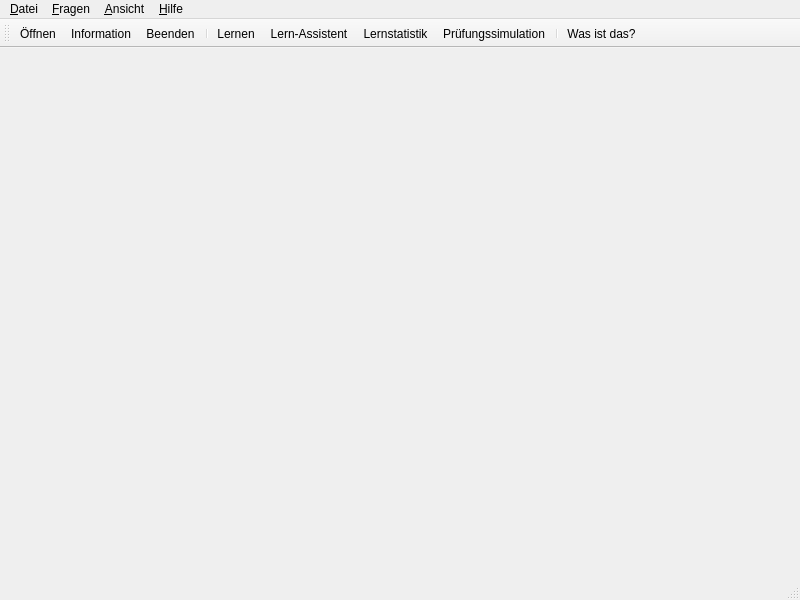
<ui version="4.0" >
 <class>MainWindow</class>
 <widget class="QMainWindow" name="MainWindow" >
  <property name="geometry" >
   <rect>
    <x>0</x>
    <y>0</y>
    <width>800</width>
    <height>600</height>
   </rect>
  </property>
  <property name="windowTitle" >
   <string>AFUTrainer 3.0</string>
  </property>
  <property name="windowIcon" >
   <iconset resource="afutrainer.qrc" >:/icons/32x32/idea.png</iconset>
  </property>
  <widget class="QWidget" name="centralwidget" />
  <widget class="QMenuBar" name="menubar" >
   <property name="geometry" >
    <rect>
     <x>0</x>
     <y>0</y>
     <width>800</width>
     <height>21</height>
    </rect>
   </property>
   <widget class="QMenu" name="menu_Hilfe" >
    <property name="title" >
     <string>&amp;Hilfe</string>
    </property>
    <addaction name="actHelpWhatsThis" />
    <addaction name="separator" />
    <addaction name="actHelpAbout" />
    <addaction name="actHelpAboutQt" />
   </widget>
   <widget class="QMenu" name="menu_Ansicht" >
    <property name="title" >
     <string>&amp;Ansicht</string>
    </property>
    <addaction name="actViewToolbar" />
    <addaction name="actViewStatusbar" />
   </widget>
   <widget class="QMenu" name="menu_Fragen" >
    <property name="title" >
     <string>&amp;Fragen</string>
    </property>
    <addaction name="actQuestionsLearn" />
    <addaction name="actQuestionAssistant" />
    <addaction name="actQuestionsLearnStatistics" />
    <addaction name="separator" />
    <addaction name="actQuestionsTest" />
    <addaction name="actQuestionsTestStatistics" />
   </widget>
   <widget class="QMenu" name="menuFile" >
    <property name="title" >
     <string>&amp;Datei</string>
    </property>
    <addaction name="actFileNew" />
    <addaction name="actFileOpen" />
    <addaction name="actFileInformation" />
    <addaction name="separator" />
    <addaction name="actFileSave" />
    <addaction name="actFileSaveAs" />
    <addaction name="actFileImport" />
    <addaction name="actFileImportUS" />
    <addaction name="actFileExit" />
   </widget>
   <addaction name="menuFile" />
   <addaction name="menu_Fragen" />
   <addaction name="menu_Ansicht" />
   <addaction name="menu_Hilfe" />
  </widget>
  <widget class="QStatusBar" name="statusbar" />
  <widget class="QToolBar" name="toolBar" >
   <property name="orientation" >
    <enum>Qt::Horizontal</enum>
   </property>
   <attribute name="toolBarArea" >
    <number>4</number>
   </attribute>
   <addaction name="actFileOpen" />
   <addaction name="actFileInformation" />
   <addaction name="actFileExit" />
   <addaction name="separator" />
   <addaction name="actQuestionsLearn" />
   <addaction name="actQuestionAssistant" />
   <addaction name="actQuestionsLearnStatistics" />
   <addaction name="actQuestionsTest" />
   <addaction name="separator" />
   <addaction name="actHelpWhatsThis" />
  </widget>
  <action name="actFileOpen" >
   <property name="icon" >
    <iconset resource="afutrainer.qrc" >:/icons/16x16/fileopen.png</iconset>
   </property>
   <property name="text" >
    <string>Ö&amp;ffnen</string>
   </property>
   <property name="toolTip" >
    <string>Öffnet einen Fragenkatalog</string>
   </property>
   <property name="statusTip" >
    <string>Öffnet einen Fragenkatalog</string>
   </property>
   <property name="whatsThis" >
    <string>&lt;b>Datei öffnen&lt;/b>&lt;p>Öffnet einen existierenden Fragenkatalog</string>
   </property>
   <property name="shortcut" >
    <string>Ctrl+O</string>
   </property>
  </action>
  <action name="actFileExit" >
   <property name="icon" >
    <iconset resource="afutrainer.qrc" >:/icons/16x16/exit.png</iconset>
   </property>
   <property name="text" >
    <string>&amp;Beenden</string>
   </property>
   <property name="toolTip" >
    <string>Beendet den AFUTrainer</string>
   </property>
   <property name="statusTip" >
    <string>Beendet den AFUTrainer</string>
   </property>
   <property name="whatsThis" >
    <string>&lt;b>Beenden&lt;/b>&lt;p>Beendet den AFUTrainer</string>
   </property>
   <property name="shortcut" >
    <string>Alt+F4</string>
   </property>
  </action>
  <action name="actViewToolbar" >
   <property name="checkable" >
    <bool>true</bool>
   </property>
   <property name="checked" >
    <bool>true</bool>
   </property>
   <property name="text" >
    <string>&amp;Werkzeugleiste</string>
   </property>
   <property name="toolTip" >
    <string>Aktiviert/deaktiviert die Werkzeugleiste</string>
   </property>
   <property name="statusTip" >
    <string>Aktiviert/deaktiviert die Werkzeugleiste</string>
   </property>
   <property name="whatsThis" >
    <string>&lt;b>Werkzeugleiste&lt;/b>&lt;p>Aktiviert/deaktiviert die Werkzeugleiste</string>
   </property>
  </action>
  <action name="actViewStatusbar" >
   <property name="checkable" >
    <bool>true</bool>
   </property>
   <property name="checked" >
    <bool>true</bool>
   </property>
   <property name="text" >
    <string>&amp;Statusleiste</string>
   </property>
   <property name="toolTip" >
    <string>Aktiviert/deaktiviert die Statusleiste</string>
   </property>
   <property name="statusTip" >
    <string>Aktiviert/deaktiviert die Statusleiste</string>
   </property>
   <property name="whatsThis" >
    <string>&lt;b>Statusleiste&lt;/b>&lt;p>Aktiviert/deaktiviert die Statusleiste</string>
   </property>
  </action>
  <action name="actHelpAbout" >
   <property name="icon" >
    <iconset resource="afutrainer.qrc" >:/icons/16x16/idea.png</iconset>
   </property>
   <property name="text" >
    <string>&amp;Über...</string>
   </property>
   <property name="iconText" >
    <string>Über</string>
   </property>
   <property name="toolTip" >
    <string>Über den AFUTrainer</string>
   </property>
   <property name="statusTip" >
    <string>Über den AFUTrainer</string>
   </property>
   <property name="whatsThis" >
    <string>&lt;b>Über&lt;/b>&lt;p>Copyright-Hinweise und Autoren</string>
   </property>
  </action>
  <action name="actHelpWhatsThis" >
   <property name="icon" >
    <iconset resource="afutrainer.qrc" >:/icons/16x16/contexthelp.png</iconset>
   </property>
   <property name="text" >
    <string>Was ist &amp;das?</string>
   </property>
   <property name="statusTip" >
    <string>Was ist das?</string>
   </property>
   <property name="shortcut" >
    <string>Shift+F1</string>
   </property>
  </action>
  <action name="actQuestionsView" >
   <property name="icon" >
    <iconset resource="afutrainer.qrc" >:/icons/16x16/viewmag.png</iconset>
   </property>
   <property name="text" >
    <string>&amp;Ansehen...</string>
   </property>
   <property name="toolTip" >
    <string>Zeigt ausgewählte Frage an</string>
   </property>
   <property name="statusTip" >
    <string>Zeigt ausgewählte Frage an</string>
   </property>
   <property name="whatsThis" >
    <string>&lt;b>Frage ansehen&lt;/b>&lt;p>Zeigt die Frage mit Anworten und Statistik&lt;br>in einem neuen Fenster an</string>
   </property>
   <property name="shortcut" >
    <string>F3</string>
   </property>
  </action>
  <action name="actQuestionsLearn" >
   <property name="icon" >
    <iconset resource="afutrainer.qrc" >:/icons/16x16/idea.png</iconset>
   </property>
   <property name="text" >
    <string>&amp;Lernen...</string>
   </property>
   <property name="toolTip" >
    <string>Fragen lernen</string>
   </property>
   <property name="statusTip" >
    <string>Fragen lernen</string>
   </property>
   <property name="whatsThis" >
    <string>&lt;b>Fragen lernen&lt;/b>&lt;p>Hier können Sie die Fragen lernen. Eine Frage wird so lange abgefragt, bis Sie sie richtig beantworten können.</string>
   </property>
   <property name="shortcut" >
    <string>F4</string>
   </property>
  </action>
  <action name="actQuestionsLearnStatistics" >
   <property name="icon" >
    <iconset resource="afutrainer.qrc" >:/icons/16x16/stats.png</iconset>
   </property>
   <property name="text" >
    <string>&amp;Lernstatistik...</string>
   </property>
   <property name="toolTip" >
    <string>Zeigt Lernstatistik des ausgewählten Kapitels an</string>
   </property>
   <property name="statusTip" >
    <string>Zeigt Lernstatistik des ausgewählten Kapitels an</string>
   </property>
   <property name="whatsThis" >
    <string>&lt;b>Lernstatistik&lt;/b>&lt;p>Zeigt Lernstatistik des ausgewählten Kapitels an</string>
   </property>
  </action>
  <action name="actQuestionsTest" >
   <property name="icon" >
    <iconset resource="afutrainer.qrc" >:/icons/16x16/clock.png</iconset>
   </property>
   <property name="text" >
    <string>&amp;Prüfungssimulation...</string>
   </property>
   <property name="toolTip" >
    <string>Simuliert die Prüfung</string>
   </property>
   <property name="statusTip" >
    <string>Simuliert die Prüfung</string>
   </property>
   <property name="whatsThis" >
    <string>&lt;b>Prüfungssimulation&lt;/b>&lt;p>Sie erhalten zufällig generierte Fragenbögen,&lt;br>die Sie in vorgegebener Zeit lösen müssen!</string>
   </property>
   <property name="shortcut" >
    <string>F6</string>
   </property>
  </action>
  <action name="actQuestionsTestStatistics" >
   <property name="text" >
    <string>&amp;Prüfstatistik...</string>
   </property>
   <property name="toolTip" >
    <string>Zeigt Ergebnisse der Prüfungssimulationen an</string>
   </property>
   <property name="statusTip" >
    <string>Zeigt Ergebnisse der Prüfungssimulationen an</string>
   </property>
   <property name="whatsThis" >
    <string>&lt;b>Prüfstatistik&lt;/b>&lt;p>Sie erhalten eine detaillierte Auflistung&lt;br>der Ergebnisse der Prüfungssimulationen.</string>
   </property>
  </action>
  <action name="actHelpAboutQt" >
   <property name="icon" >
    <iconset resource="afutrainer.qrc" >:/icons/32x32/qt.png</iconset>
   </property>
   <property name="text" >
    <string>Über &amp;Qt...</string>
   </property>
   <property name="toolTip" >
    <string>Über die Qt-Bibliothek</string>
   </property>
   <property name="statusTip" >
    <string>Über die Qt-Bibliothek</string>
   </property>
   <property name="whatsThis" >
    <string>&lt;b>Über Qt&lt;/b>&lt;p>Zeigt Copyright-Hinweise zur verwendeten Qt-Bibliothek an</string>
   </property>
  </action>
  <action name="actFileImport" >
   <property name="text" >
    <string>&amp;Import DE...</string>
   </property>
   <property name="iconText" >
    <string>Import DE</string>
   </property>
   <property name="toolTip" >
    <string>Import DE</string>
   </property>
  </action>
  <action name="actFileNew" >
   <property name="icon" >
    <iconset resource="afutrainer.qrc" >:/icons/16x16/filenew.png</iconset>
   </property>
   <property name="text" >
    <string>&amp;Neu</string>
   </property>
  </action>
  <action name="actFileSave" >
   <property name="icon" >
    <iconset resource="afutrainer.qrc" >:/icons/16x16/filesave.png</iconset>
   </property>
   <property name="text" >
    <string>&amp;Speichern</string>
   </property>
  </action>
  <action name="actFileSaveAs" >
   <property name="icon" >
    <iconset resource="afutrainer.qrc" >:/icons/16x16/filesaveas.png</iconset>
   </property>
   <property name="text" >
    <string>Speichern &amp;unter...</string>
   </property>
  </action>
  <action name="actQuestionAssistant" >
   <property name="icon" >
    <iconset resource="afutrainer.qrc" >:/icons/16x16/idea_info.png</iconset>
   </property>
   <property name="text" >
    <string>Lern-Assistent...</string>
   </property>
   <property name="toolTip" >
    <string>Ruft den Lern-Assistenten auf</string>
   </property>
   <property name="statusTip" >
    <string>Ruft den Lern-Assistenten auf</string>
   </property>
   <property name="whatsThis" >
    <string>&lt;b>Lern-Assistent&lt;/b>&lt;p>Der Lern-Assistent hilft Ihnen beim Auswahl der zu lerndenden Fragen.</string>
   </property>
   <property name="shortcut" >
    <string>F5</string>
   </property>
  </action>
  <action name="actFileImportUS" >
   <property name="text" >
    <string>Import US...</string>
   </property>
  </action>
  <action name="actFileInformation" >
   <property name="icon" >
    <iconset resource="afutrainer.qrc" >:/icons/16x16/info.png</iconset>
   </property>
   <property name="text" >
    <string>&amp;Information...</string>
   </property>
   <property name="toolTip" >
    <string>Informationen zum Fragenkatalog</string>
   </property>
   <property name="statusTip" >
    <string>Zeigt Informationen zum Fragenkatalog an.</string>
   </property>
   <property name="whatsThis" >
    <string>&lt;b>Information&lt;/b>&lt;p>Zeigt Informationen, wie z.B. Gültigkeitseitraum, Herausgeber, Version,... zum aktuell geladenen Fragenkatalog an.</string>
   </property>
  </action>
 </widget>
 <resources>
  <include location="afutrainer.qrc" />
 </resources>
 <connections/>
</ui>
